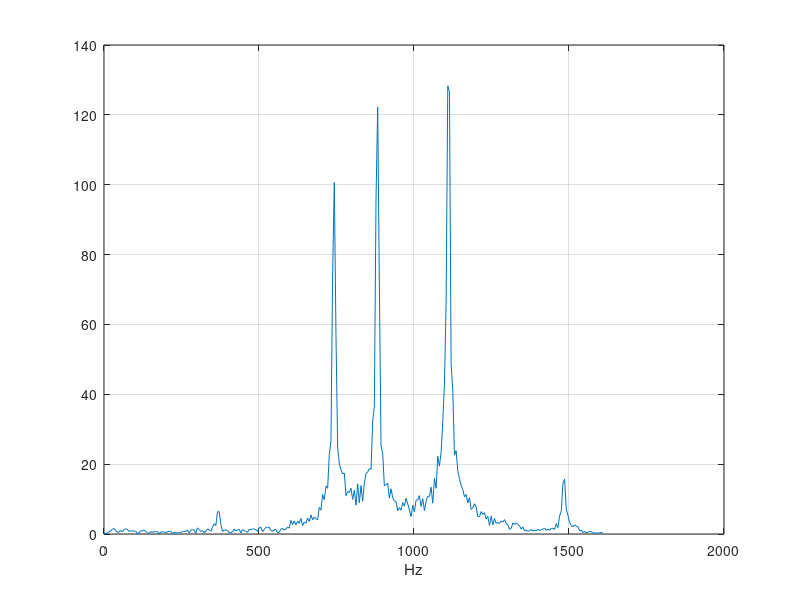

The MATLAB script that drew this image:


close all
clear
clc
%
load('DMonky.mat')
kDm= kDMonky(21100:25500);

NN= 8192;
bff= (0:(NN-1))*(44100/NN);
kDmfa= abs(fft(kDm,NN));

plot(bff(1:300), kDmfa(1:300)); grid on; xlabel('Hz')


